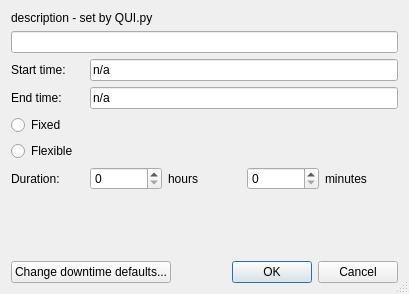
<?xml version="1.0" encoding="UTF-8"?>
<ui version="4.0">
 <class>dialog_downtime</class>
 <widget class="QDialog" name="dialog_downtime">
  <property name="geometry">
   <rect>
    <x>0</x>
    <y>0</y>
    <width>409</width>
    <height>294</height>
   </rect>
  </property>
  <property name="windowTitle">
   <string>Downtime</string>
  </property>
  <property name="sizeGripEnabled">
   <bool>true</bool>
  </property>
  <property name="modal">
   <bool>true</bool>
  </property>
  <layout class="QGridLayout" name="gridLayout">
   <item row="2" column="0">
    <widget class="QLabel" name="label_start_time">
     <property name="text">
      <string>Start time:</string>
     </property>
    </widget>
   </item>
   <item row="13" column="2">
    <spacer name="verticalSpacer">
     <property name="orientation">
      <enum>Qt::Vertical</enum>
     </property>
     <property name="sizeHint" stdset="0">
      <size>
       <width>20</width>
       <height>40</height>
      </size>
     </property>
    </spacer>
   </item>
   <item row="0" column="0" colspan="5">
    <widget class="QLabel" name="input_label_description">
     <property name="text">
      <string>description - set by QUI.py</string>
     </property>
    </widget>
   </item>
   <item row="18" column="0" rowspan="2" colspan="5">
    <layout class="QHBoxLayout" name="horizontalLayout">
     <item>
      <widget class="QPushButton" name="button_change_defaults_downtime">
       <property name="text">
        <string>Change downtime defaults...</string>
       </property>
      </widget>
     </item>
     <item>
      <widget class="QDialogButtonBox" name="button_box">
       <property name="orientation">
        <enum>Qt::Horizontal</enum>
       </property>
       <property name="standardButtons">
        <set>QDialogButtonBox::Cancel|QDialogButtonBox::Ok</set>
       </property>
      </widget>
     </item>
    </layout>
   </item>
   <item row="12" column="2">
    <widget class="QLabel" name="label_duration_hours">
     <property name="text">
      <string>hours</string>
     </property>
    </widget>
   </item>
   <item row="12" column="3">
    <widget class="QSpinBox" name="input_spinbox_duration_minutes"/>
   </item>
   <item row="1" column="0" colspan="5">
    <widget class="QLineEdit" name="input_lineedit_comment"/>
   </item>
   <item row="12" column="4">
    <widget class="QLabel" name="label_duration_minutes">
     <property name="text">
      <string>minutes</string>
     </property>
    </widget>
   </item>
   <item row="12" column="1">
    <widget class="QSpinBox" name="input_spinbox_duration_hours"/>
   </item>
   <item row="12" column="0">
    <widget class="QLabel" name="label_duration">
     <property name="text">
      <string>Duration:</string>
     </property>
    </widget>
   </item>
   <item row="3" column="0">
    <widget class="QLabel" name="label_end_time">
     <property name="text">
      <string>End time:</string>
     </property>
    </widget>
   </item>
   <item row="3" column="1" colspan="4">
    <widget class="QLineEdit" name="input_lineedit_end_time">
     <property name="text">
      <string>n/a</string>
     </property>
    </widget>
   </item>
   <item row="2" column="1" colspan="4">
    <widget class="QLineEdit" name="input_lineedit_start_time">
     <property name="text">
      <string>n/a</string>
     </property>
    </widget>
   </item>
   <item row="6" column="0">
    <widget class="QRadioButton" name="input_radiobutton_type_flexible">
     <property name="text">
      <string>Flexible</string>
     </property>
    </widget>
   </item>
   <item row="5" column="0">
    <widget class="QRadioButton" name="input_radiobutton_type_fixed">
     <property name="text">
      <string>Fixed</string>
     </property>
    </widget>
   </item>
  </layout>
 </widget>
 <tabstops>
  <tabstop>input_lineedit_comment</tabstop>
  <tabstop>input_spinbox_duration_hours</tabstop>
  <tabstop>input_spinbox_duration_minutes</tabstop>
  <tabstop>button_change_defaults_downtime</tabstop>
 </tabstops>
 <resources/>
 <connections>
  <connection>
   <sender>button_box</sender>
   <signal>accepted()</signal>
   <receiver>dialog_downtime</receiver>
   <slot>accept()</slot>
   <hints>
    <hint type="sourcelabel">
     <x>248</x>
     <y>254</y>
    </hint>
    <hint type="destinationlabel">
     <x>157</x>
     <y>274</y>
    </hint>
   </hints>
  </connection>
  <connection>
   <sender>button_box</sender>
   <signal>rejected()</signal>
   <receiver>dialog_downtime</receiver>
   <slot>reject()</slot>
   <hints>
    <hint type="sourcelabel">
     <x>316</x>
     <y>260</y>
    </hint>
    <hint type="destinationlabel">
     <x>286</x>
     <y>274</y>
    </hint>
   </hints>
  </connection>
 </connections>
</ui>
